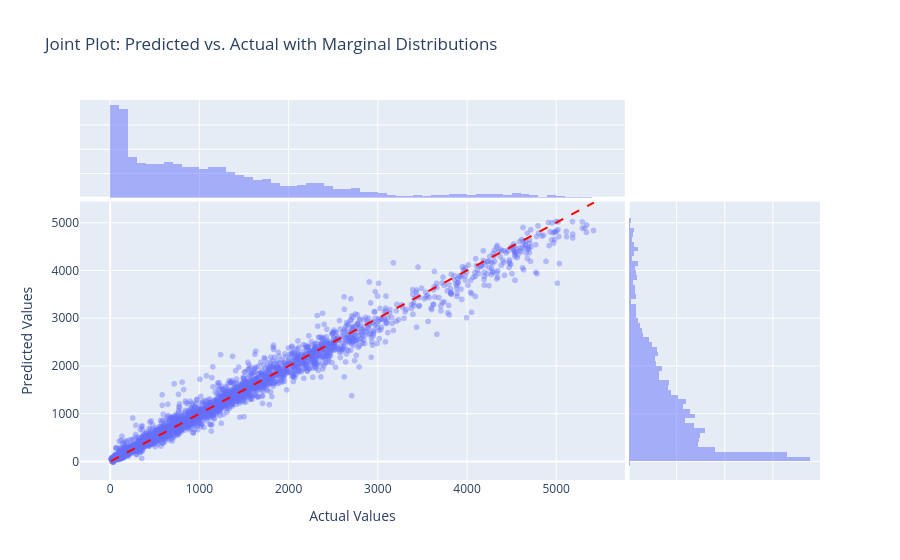

The code cell stored with this chart in its notebook:
### Markdown cell above
CatBoost's Defaults are Already LegendaryUnlike algorithms like SVMs or Neural Networks—which can perform terribly if you don't tune their parameters—CatBoost has exceptionally smart heuristics for its default settings. Right out of the box, it automatically adjusts its learning rate based on your dataset size and uses highly optimized symmetric trees. It essentially hands you $95\%+$ of its maximum potential on the very first run.2. You Hit the "Performance Ceiling"When a model already has an $R^2$ of 0.978, it is explaining nearly $98\%$ of the variance in your bike-sharing data.The remaining $2\%$ is almost certainly pure stochastic noise (e.g., a sudden downpour that wasn't forecasted, a local protest, or a temporary station closure). No amount of hyperparameter tuning can force a model to learn patterns from random noise.3. The "Hidden" Mini-Victory: MAEWhile $R^2$ barely shifted, look closely at your mean absolute error (MAE):Baseline CatBoost MAE: 104.9 bikesTuned CatBoost MAE: 101.8 bikesThis means your average prediction is now off by 3 fewer bikes per hour. In a production setting (like managing fleet logistics), a $3\%$ reduction in average error across thousands of daily stations adds up to a massive operational cost saving.

### Code cell
import plotly.express as px

# Create a joint plot using Plotly Express marginal plots
fig = px.scatter(
    x=y_test, 
    y=y_pred, 
    labels={'x': 'Actual Values', 'y': 'Predicted Values'},
    title="Joint Plot: Predicted vs. Actual with Marginal Distributions",
    opacity=0.4,
    marginal_x="histogram",  # Adds the actual value distribution on the top
    marginal_y="histogram"   # Adds the predicted value distribution on the right
)

# Add the ideal 45-degree reference line to the main scatter plot
fig.add_shape(
    type="line",
    x0=y_test.min(), y0=y_test.min(),
    x1=y_test.max(), y1=y_test.max(),
    line=dict(color="Red", dash="dash"),
    row=1, col=1 # Targets the main scatter plot area
)

fig.show()

### Figure 1 — Plotly figure (JSON) as saved in the notebook; plotly's stock layout.template omitted (floating-point values rounded to 4 significant figures; data arrays with more than 128 entries replaced by an {"elided": "..."} marker saying what was removed)
{"data": [{"hovertemplate": "Actual Values=%{x}<br>Predicted Values=%{y}<extra></extra>", "legendgroup": "", "marker": {"color": "#636efa", "opacity": 0.4, "symbol": "circle"}, "mode": "markers", "name": "", "showlegend": false, "type": "scattergl", "x": {"elided": "3478 int values"}, "xaxis": "x", "y": {"elided": "3478 float values"}, "yaxis": "y"}, {"bingroup": "x", "hovertemplate": "Actual Values=%{x}<br>count=%{y}<extra></extra>", "legendgroup": "", "marker": {"color": "#636efa"}, "name": "", "opacity": 0.5, "showlegend": false, "type": "histogram", "x": {"elided": "3478 int values"}, "xaxis": "x3", "yaxis": "y3"}, {"bingroup": "y", "hovertemplate": "Predicted Values=%{y}<br>count=%{x}<extra></extra>", "legendgroup": "", "marker": {"color": "#636efa"}, "name": "", "opacity": 0.5, "showlegend": false, "type": "histogram", "xaxis": "x2", "y": {"elided": "3478 float values"}, "yaxis": "y2"}], "layout": {"barmode": "overlay", "legend": {"tracegroupgap": 0}, "shapes": [{"line": {"color": "Red", "dash": "dash"}, "type": "line", "x0": 9, "x1": 5422, "xref": "x", "y0": 9, "y1": 5422, "yref": "y"}], "title": {"text": "Joint Plot: Predicted vs. Actual with Marginal Distributions"}, "xaxis": {"anchor": "y", "domain": [0, 0.7363], "title": {"text": "Actual Values"}}, "xaxis2": {"anchor": "y2", "domain": [0.7413, 1], "matches": "x2", "showgrid": true, "showline": false, "showticklabels": false, "ticks": ""}, "xaxis3": {"anchor": "y3", "domain": [0, 0.7363], "matches": "x", "showgrid": true, "showticklabels": false}, "xaxis4": {"anchor": "y4", "domain": [0.7413, 1], "matches": "x2", "showgrid": true, "showline": false, "showticklabels": false, "ticks": ""}, "yaxis": {"anchor": "x", "domain": [0, 0.7326], "title": {"text": "Predicted Values"}}, "yaxis2": {"anchor": "x2", "domain": [0, 0.7326], "matches": "y", "showgrid": true, "showticklabels": false}, "yaxis3": {"anchor": "x3", "domain": [0.7426, 1], "matches": "y3", "showgrid": true, "showline": false, "showticklabels": false, "ticks": ""}, "yaxis4": {"anchor": "x4", "domain": [0.7426, 1], "matches": "y3", "showgrid": true, "showline": false, "showticklabels": false, "ticks": ""}}}
